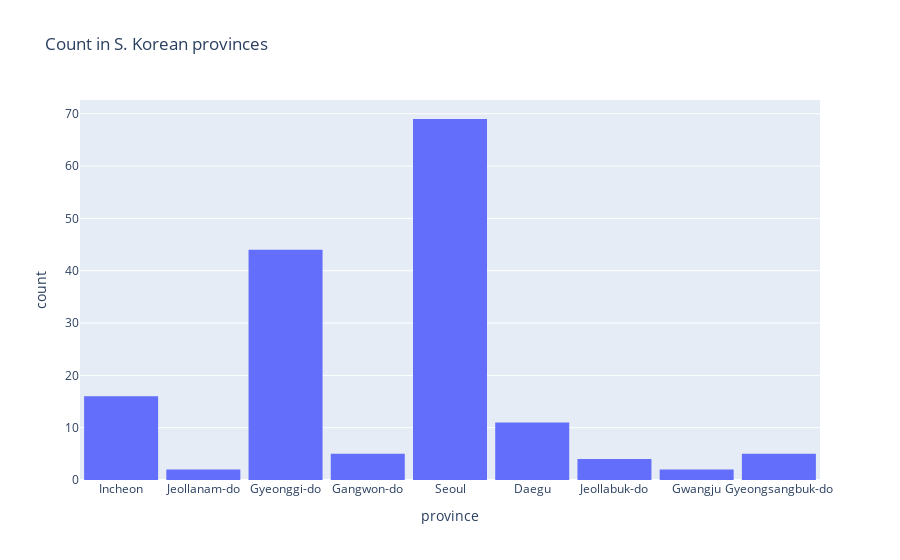

Notebook code cell kept with this figure:
### Markdown cell above
#### Let's visualize the count of COVID-19 cases in provinces

### Code cell
fig2 = px.histogram(route_df_filtered, x="province", title='Count in S. Korean provinces', nbins=60)
fig2.update_layout(
    bargap=0.1)
fig2.show()

### Figure 1 — Plotly figure (JSON) as saved in the notebook; plotly's stock layout.template omitted (floating-point values rounded to 4 significant figures; data arrays with more than 128 entries replaced by an {"elided": "..."} marker saying what was removed)
{"data": [{"alignmentgroup": "True", "bingroup": "x", "hoverlabel": {"namelength": 0}, "hovertemplate": "province=%{x}<br>count=%{y}", "legendgroup": "", "marker": {"color": "#636efa"}, "name": "", "nbinsx": 60, "offsetgroup": "", "orientation": "v", "showlegend": false, "type": "histogram", "x": {"elided": "158 str values"}, "xaxis": "x", "yaxis": "y"}], "layout": {"bargap": 0.1, "barmode": "relative", "legend": {"tracegroupgap": 0}, "title": {"text": "Count in S. Korean provinces"}, "xaxis": {"anchor": "y", "domain": [0, 1], "title": {"text": "province"}}, "yaxis": {"anchor": "x", "domain": [0, 1], "title": {"text": "count"}}}}
